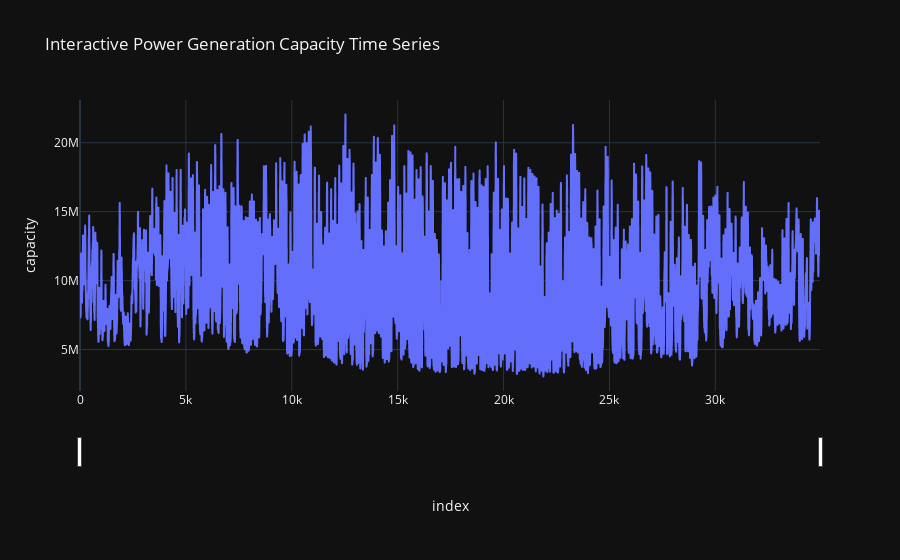
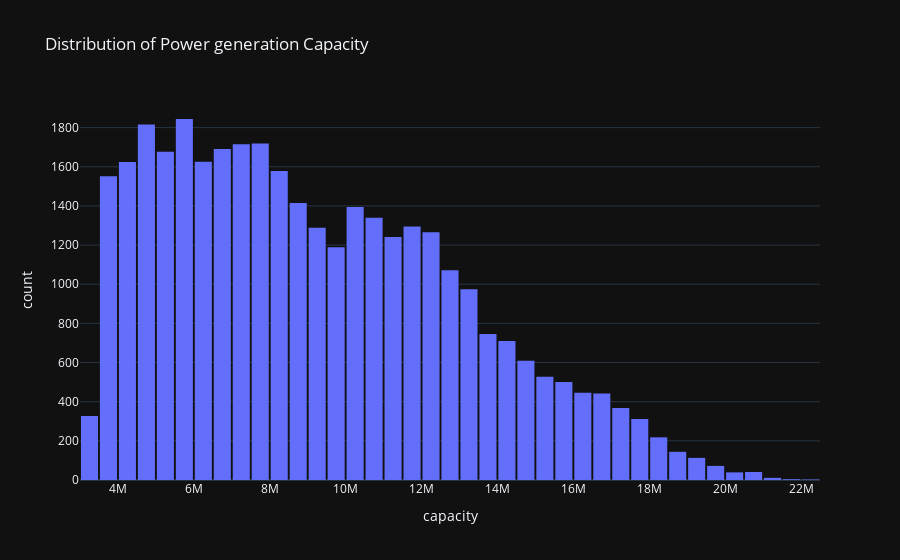
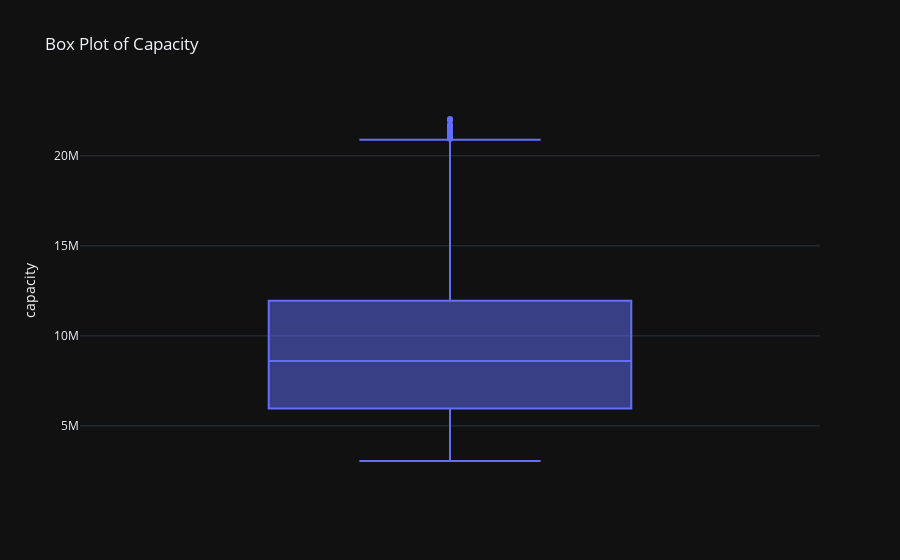

Notebook code cell kept with these figures, in order:
### Markdown cell above
Intereative Plot

### Code cell
import plotly.express as px

df = df_orig_num

# 1. Interactive Time Series Plot
fig_line = px.line(
    df,
    x=df.index,
    y="capacity",
    title="Interactive Power Generation Capacity Time Series",
    labels={"x": "Time", "Capacity": "Wh)"},
    template="plotly_dark"
)
fig_line.update_xaxes(rangeslider_visible=True)
fig_line.show()

# 2. Interactive Histogram of Energy Price
fig_hist = px.histogram(
    df,
    x="capacity",
    nbins=50,
    title="Distribution of Power generation Capacity",
    labels={"Capacity": "Wh)"},
    template="plotly_dark"
)
fig_hist.update_layout(bargap=0.1)
fig_hist.show()

# 3. Interactive Box Plot for Energy Price
fig_box = px.box(
    df,
    y="capacity",
    title="Box Plot of Capacity",
    labels={"Capacity": "Wh)"},
    template="plotly_dark"
)
fig_box.show()

### Figure 1 — Plotly figure (JSON) as saved in the notebook; plotly's stock layout.template omitted (floating-point values rounded to 4 significant figures; data arrays with more than 128 entries replaced by an {"elided": "..."} marker saying what was removed)
{"data": [{"hovertemplate": "index=%{x}<br>capacity=%{y}<extra></extra>", "legendgroup": "", "line": {"color": "#636efa", "dash": "solid"}, "marker": {"symbol": "circle"}, "mode": "lines", "name": "", "showlegend": false, "type": "scattergl", "x": {"elided": "34944 int values"}, "xaxis": "x", "y": {"elided": "34944 int values"}, "yaxis": "y"}], "layout": {"legend": {"tracegroupgap": 0}, "title": {"text": "Interactive Power Generation Capacity Time Series"}, "xaxis": {"anchor": "y", "domain": [0, 1], "rangeslider": {"visible": true}, "title": {"text": "index"}}, "yaxis": {"anchor": "x", "domain": [0, 1], "title": {"text": "capacity"}}}}

### Figure 2 — Plotly figure (JSON) as saved in the notebook; plotly's stock layout.template omitted (floating-point values rounded to 4 significant figures; data arrays with more than 128 entries replaced by an {"elided": "..."} marker saying what was removed)
{"data": [{"bingroup": "x", "hovertemplate": "capacity=%{x}<br>count=%{y}<extra></extra>", "legendgroup": "", "marker": {"color": "#636efa", "pattern": {"shape": ""}}, "name": "", "nbinsx": 50, "orientation": "v", "showlegend": false, "type": "histogram", "x": {"elided": "34944 int values"}, "xaxis": "x", "yaxis": "y"}], "layout": {"bargap": 0.1, "barmode": "relative", "legend": {"tracegroupgap": 0}, "title": {"text": "Distribution of Power generation Capacity"}, "xaxis": {"anchor": "y", "domain": [0, 1], "title": {"text": "capacity"}}, "yaxis": {"anchor": "x", "domain": [0, 1], "title": {"text": "count"}}}}

### Figure 3 — Plotly figure (JSON) as saved in the notebook; plotly's stock layout.template omitted (floating-point values rounded to 4 significant figures; data arrays with more than 128 entries replaced by an {"elided": "..."} marker saying what was removed)
{"data": [{"alignmentgroup": "True", "hovertemplate": "capacity=%{y}<extra></extra>", "legendgroup": "", "marker": {"color": "#636efa"}, "name": "", "notched": false, "offsetgroup": "", "orientation": "v", "showlegend": false, "type": "box", "x0": " ", "xaxis": "x", "y": {"elided": "34944 int values"}, "y0": " ", "yaxis": "y"}], "layout": {"boxmode": "group", "legend": {"tracegroupgap": 0}, "title": {"text": "Box Plot of Capacity"}, "xaxis": {"anchor": "y", "domain": [0, 1]}, "yaxis": {"anchor": "x", "domain": [0, 1], "title": {"text": "capacity"}}}}
